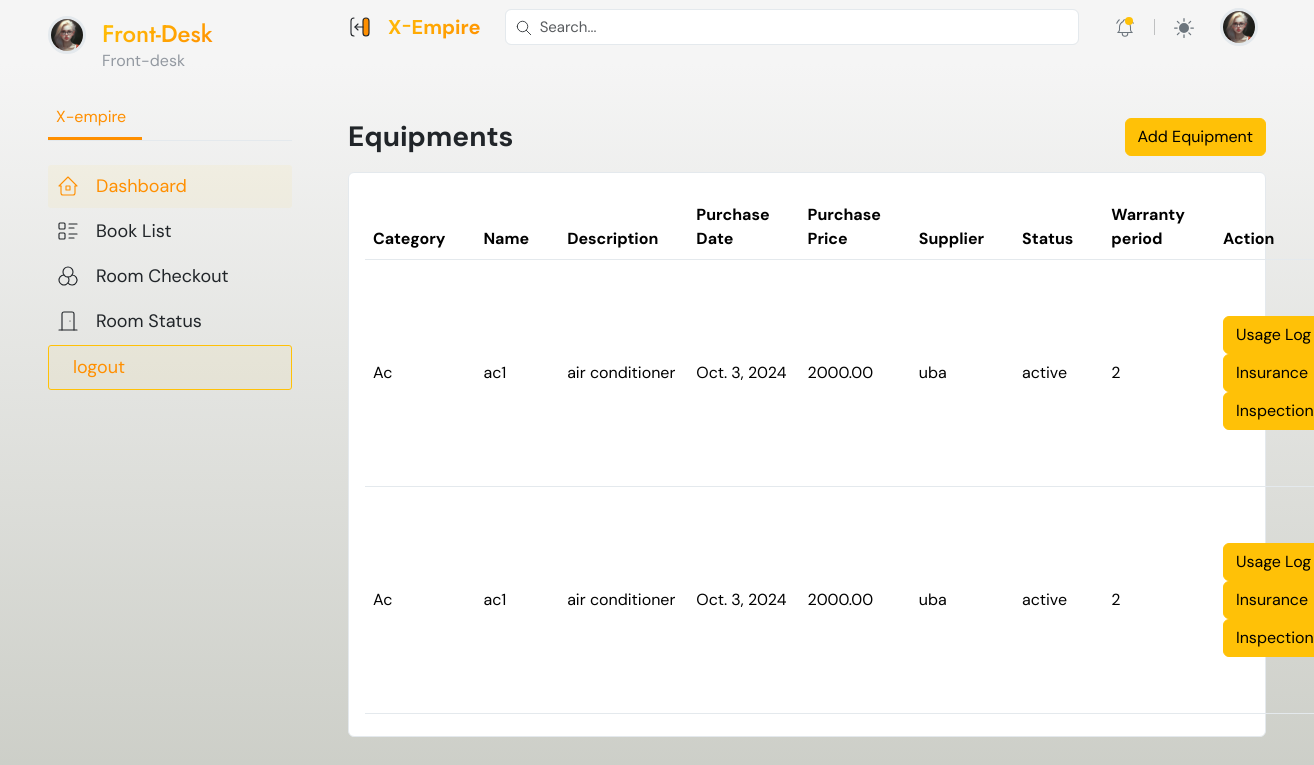
Before: /inventory/equipments/ with the older database file.
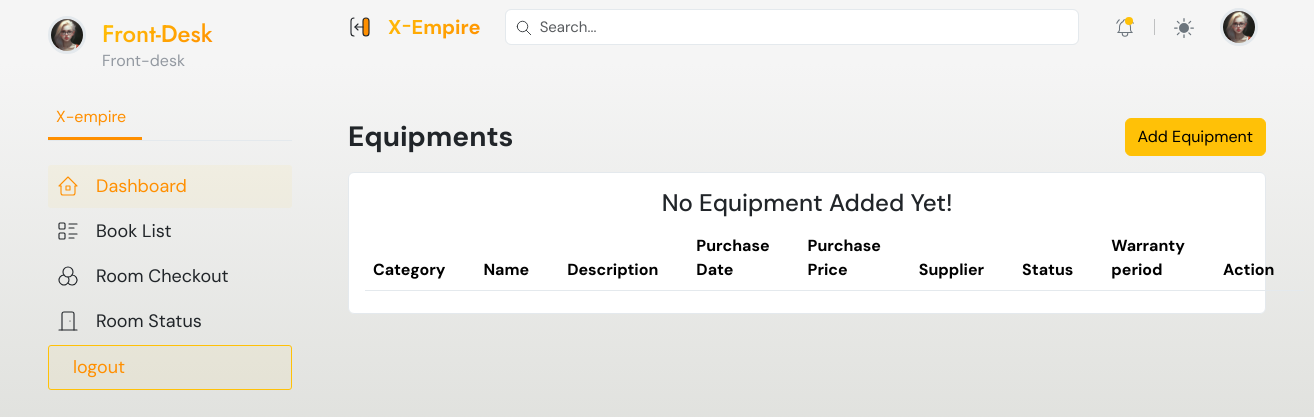
After: the same page with the newer database file.
### inventory/models.py (models this page shows, shortened)
class Equipment(models.Model):
    EQUIPMENT_STATUS = (
        ('active', 'Active'),
        ('in_repair', 'In Repair'),
        ('out_of_service', 'Out of Service'),
    )
    category = models.ForeignKey(ItemCategory, on_delete=models.CASCADE, null = True, blank= True)
    name = models.CharField(max_length=255)
    description = models.TextField(null=True, blank=True)
    purchase_date = models.DateField()
    purchase_price = models.DecimalField(max_digits=12, decimal_places=2)
    supplier = models.ForeignKey('Supplier', on_delete=models.SET_NULL, null=True, blank=True, related_name='equipments', db_index=True)
    purchase_receipt = models.ImageField(upload_to="equipment_receipts", blank=True, null=True)
    status = models.CharField(max_length=20, choices=EQUIPMENT_STATUS, db_index=True, default="active")
    warranty_period = models.IntegerField(help_text="Warranty period in months", null=True, blank=True)
    warranty_expiry_date = models.DateField(null=True, blank=True)
    next_service_date = models.DateField(null=True, blank=True)
    created_at = models.DateTimeField(auto_now_add=True)
    updated_at = models.DateTimeField(auto_now=True)

class ItemCategory(models.Model):
    name = models.CharField(max_length = 250)
    slug = models.SlugField ()
    parent = models.ForeignKey('self',blank=True, null=True ,related_name='children', on_delete = models.CASCADE)
    class Meta:
       unique_together = ('slug', 'parent',)
       verbose_name_plural = 'inventory_categories'
       db_table = 'inventory_categories'
    def __str__(self):
        full_path = [self.name]
        parent_cat = self.parent
        while parent_cat is not None:
            full_path.append(parent_cat.name)
            parent_cat = parent_cat.parent
        return ' -> '.join(full_path[::-1])

class Supplier(models.Model):
    name = models.CharField(max_length=255)
    contact_person = models.CharField(max_length=255)
    email = models.EmailField(validators=[EmailValidator()], unique=True)
    notes = models.CharField(max_length=200, null=True, blank=True)
    phone = models.CharField(max_length=20)
    address = models.TextField()
    created_at = models.DateTimeField(auto_now_add=True)
    updated_at = models.DateTimeField(auto_now=True)
    def __str__(self):
        return self.name

### inventory/views.py (the view)
# urls.py: path('equipments/', views.equipment_list, name='equipment_list'),
def equipment_list(request):
    equipments = Equipment.objects.all()
    form = EquipmentForm()
    context =  {
        'equipments': equipments,
        'form':form,
        }
    return render(request, 'pages/equipment_list.html',context)

### inventory/templates/pages/equipment_list.html (shortened to what the changed rows need)
{% extends 'dashboard_base.html' %}
{% load static %}
{% block content %}
    <main class="container-fluid px-0">
        <div class="content">
            <div class="px-xl-5 px-lg-4 px-3 py-3  mt-5 page-body">
                <div class="row g-3">
                    <div class="col-sm-12">
                        <div class="card">
                            <div class="card-body">
                                <table class="table dataTable align-middle table-hover table-body" style="width: 100%;">
                                    <thead>
                                        <tr>
                                            <th>Category</th>
                                            <th>Name</th>
                                            <th>Description</th>
                                            <th>Purchase Date</th>
                                            <th>Purchase Price</th>
                                            <th>Supplier</th>
                                            <th>Status</th>
                                            <th>Warranty period</th>
                                             <th>Action</th>
                                        </tr>
                                    </thead>
                                    <tbody>
                                        {% if equipments %}
                                            {% for equipment in equipments %}
                                                <tr>
                                                    <td>{{ equipment.category}}</td>
                                                    <td>{{ equipment.name}}</td>
                                                    <td>{{ equipment.description}}</td>
                                                    <td>{{  equipment.purchase_date }}</td>
                                                    <td>{{  equipment.purchase_price}}</td>
                                                    <td>{{  equipment.supplier}}</td>
                                                    <td>{{  equipment.status}}</td>
                                                    <td>{{  equipment.warranty_period}}</td>
                                                    <td>
                                                        <button type="button" class="btn" data-bs-toggle="modal" data-bs-target="#edit-amenity"><i class="fa fa-pencil-square fa-2x"></i></button>
                                                        <button type="button" class="btn btn-warning" data-bs-toggle="modal" data-bs-target="#edit-amenity">Usage Log</button>
                                                        <button type="button" class="btn btn-warning" data-bs-toggle="modal" data-bs-target="#edit-amenity">Insurance</button>
                                                        <button type="button" class="btn btn-warning" data-bs-toggle="modal" data-bs-target="#edit-amenity">Inspection </button>
                                                        <a href="#" data-url="{% url 'inventory:equipment_delete' 0 %}" onclick="deleteEquipment(event, {{ equipment.id }})" class="btn"><i class="fa fa-trash text-danger fa-2x"></i></a>
                                                    </td>
                                                </tr>
                                            {% endfor %}
                                        {% else %}
                                            <div class="text-center">
                                                <h4> No Equipment Added Yet! </h4>
                                            </div>
                                        {% endif %}
                                    </tbody>
                                </table>
                            </div>
                        </div>
                    </div>
                </div>
            </div>
        </div>
    </main>
{% endblock %}

Changed rows visible on the page:
removed Equipment: category "Ac", name "ac1", description "air conditioner", purchase_date "Oct. 3, 2024", purchase_price "2000.00", supplier "uba", status "active", warranty_period "2"
removed Equipment: category "Ac", name "ac1", description "air conditioner", purchase_date "Oct. 3, 2024", purchase_price "2000.00", supplier "uba", status "active", warranty_period "2"
Other visible differences:
text now shown: "No Equipment Added Yet!"
